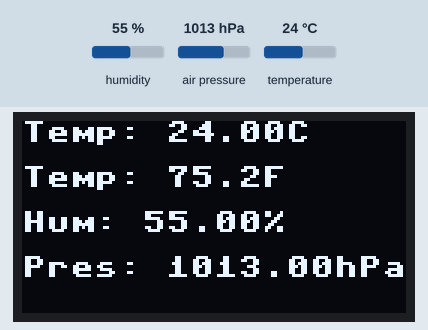
The program below on a simulated Raspberry Pi Pico running MicroPython. On the bench: 128×64 one-colour display. Inputs (shaded band) come from the test bench; at power-on: humidity 55 %, air pressure 1013 hPa, temperature 24 °C. Library files of the repository ran but are not shown: ssd1306.py.

Above: at 0.2 s.

Measured:
- what the display in image 0 shows lasts 30.0 s, from 0.1 s to 30.1 s

The program:

6_1_2_oled_bme280.py
```python
# Rui Santos & Sara Santos - Random Nerd Tutorials
# Complete project details at https://RandomNerdTutorials.com/raspberry-pi-pico-w-micropython-ebook/

from machine import Pin, SoftI2C
import ssd1306
import BME280
from time import sleep

# Initialize the I2C connections for OLED and BME280
i2c_oled = SoftI2C(scl=Pin(5), sda=Pin(4))
i2c_bme280 = SoftI2C(scl=Pin(9), sda=Pin(8))

# Set up OLED display parameters
oled_width = 128
oled_height = 64

# Initialize the OLED display
oled = ssd1306.SSD1306_I2C(oled_width, oled_height, i2c_oled, addr=0x3c)

while True:
    try:
        # Initialize BME280 sensor
        bme = BME280.BME280(i2c=i2c_bme280, addr=0x76)

        # Clear the OLED display
        oled.fill(0)
        oled.show()

        # Read sensor data from BME280
        tempC = bme.temperature
        hum = bme.humidity
        pres = bme.pressure

        # Convert temperature to Fahrenheit
        tempF = (bme.read_temperature() / 100) * (9 / 5) + 32
        tempF = str(round(tempF, 2)) + 'F'

        # Prepare messages to display on OLED
        tempC_oled = "Temp: " + tempC
        tempF_oled = "Temp: " + tempF
        hum_oled = "Hum: " + hum
        pres_oled = "Pres: " + pres

        # Display sensor readings on OLED
        oled.text(tempC_oled, 0, 0)
        oled.text(tempF_oled, 0, 15)
        oled.text(hum_oled, 0, 30)
        oled.text(pres_oled, 0, 45)

        # Update the OLED display to show the messages
        oled.show()

    except Exception as e:
        # Handle any exceptions during sensor reading
        print('An error occurred:', e)

    # Wait 30 seconds before the next iteration
    sleep(30)
```
